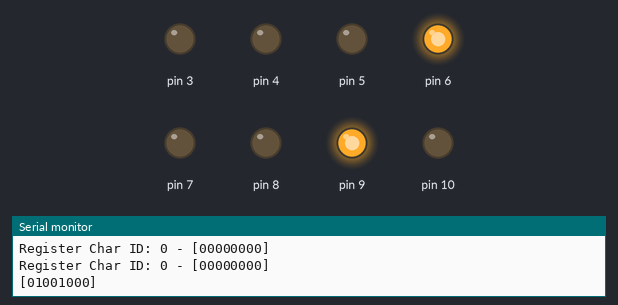
A sketch run on a simulated Arduino Uno, built with avr-gcc and run on an emulated ATmega328P. On the bench: output pins drawn as LEDs (lit = HIGH), the last lines printed to the serial monitor.

Above: at 0.1 s.
At 4.8 s:
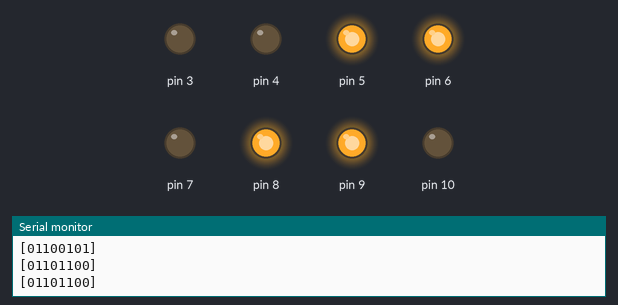
At 9.5 s:
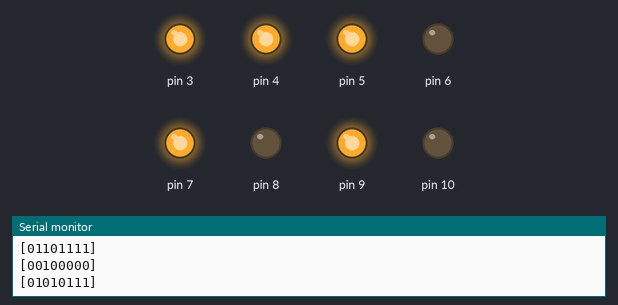
At 18.9 s:
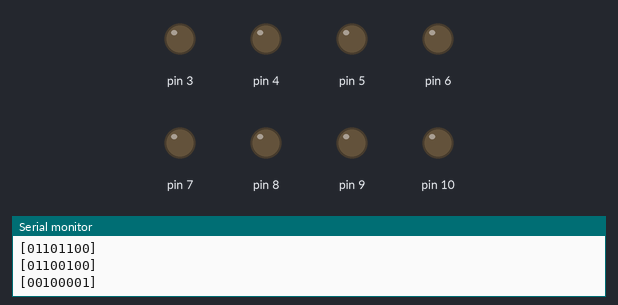
At 28.4 s:
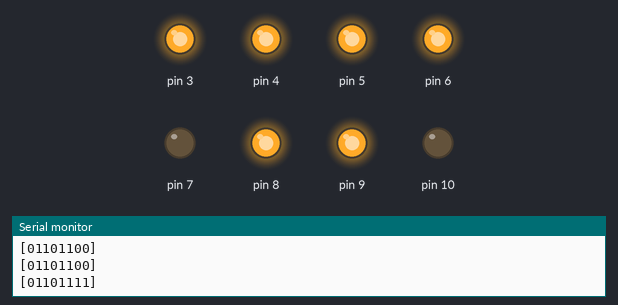
At 37.9 s:
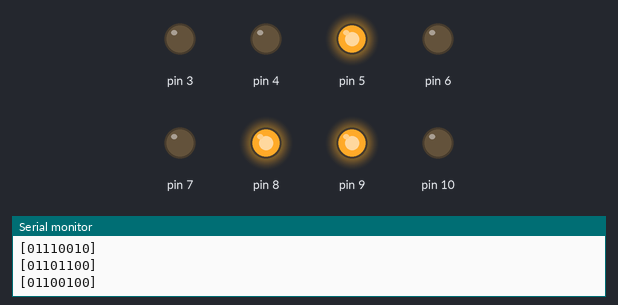
Timing chart, 0 to 40.0 s (numbered marks = the images above):
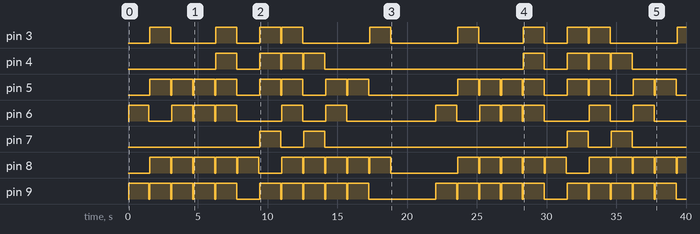

The sketch:

displayText.ino
```cpp
#include "asciiBlink.h"

void setup() {
  asciiBlink.begin(200);
  asciiBlink.enableDebug();
  asciiBlink.definePins(10,9,8,7,6,5,4,3);
  asciiBlink.setFrameTime(1500);
  asciiBlink.setPauseTime(75);
  asciiBlink.registerNewString("Hello World!");
  asciiBlink.registerNewDelay();
  asciiBlink.registerNewDelay();
}

void loop() {
  asciiBlink.update();
}
```

Measured:
- by itself, pin 3: LOW → HIGH at 1.6 s, → LOW 1.5 s later, → HIGH 3.2 s later, → LOW 1.5 s later, … (19 changes in this stretch)
- by itself, pin 7: LOW → HIGH at 9.5 s, → LOW 1.5 s later, → HIGH 1.6 s later, → LOW 1.5 s later, … (8 changes in this stretch)
